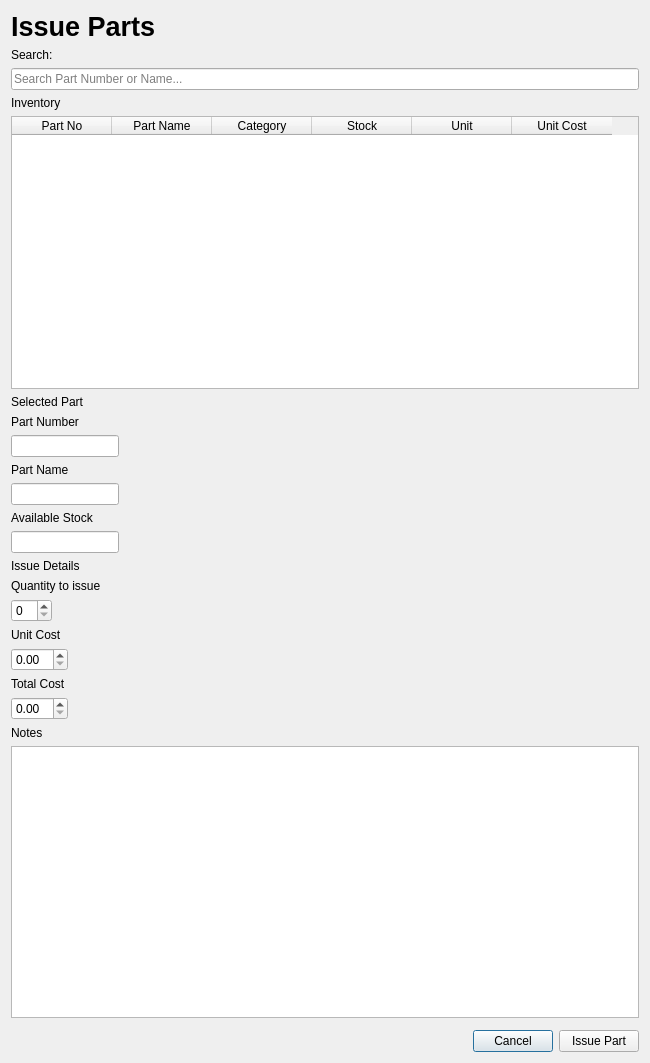
<?xml version="1.0" encoding="UTF-8"?>
<ui version="4.0">
 <class>IssuePartsDialog</class>
 <widget class="QDialog" name="IssuePartsDialog">
  <property name="geometry">
   <rect>
    <x>0</x>
    <y>0</y>
    <width>650</width>
    <height>1063</height>
   </rect>
  </property>
  <property name="windowTitle">
   <string>Issue Parts</string>
  </property>
  <layout class="QVBoxLayout" name="verticalLayout">
   <item>
    <widget class="QLabel" name="lblTitle">
     <property name="font">
      <font>
       <pointsize>20</pointsize>
       <bold>true</bold>
      </font>
     </property>
     <property name="text">
      <string>Issue Parts</string>
     </property>
    </widget>
   </item>
   <item>
    <widget class="QLabel" name="lblSearch">
     <property name="text">
      <string>Search:</string>
     </property>
    </widget>
   </item>
   <item>
    <widget class="QLineEdit" name="txtSearch">
     <property name="placeholderText">
      <string>Search Part Number or Name...</string>
     </property>
    </widget>
   </item>
   <item>
    <widget class="QLabel" name="lblInventory">
     <property name="text">
      <string>Inventory</string>
     </property>
    </widget>
   </item>
   <item>
    <widget class="QTableWidget" name="tblInventory">
     <property name="editTriggers">
      <set>QAbstractItemView::EditTrigger::NoEditTriggers</set>
     </property>
     <property name="alternatingRowColors">
      <bool>true</bool>
     </property>
     <property name="selectionMode">
      <enum>QAbstractItemView::SelectionMode::SingleSelection</enum>
     </property>
     <property name="selectionBehavior">
      <enum>QAbstractItemView::SelectionBehavior::SelectRows</enum>
     </property>
     <property name="sortingEnabled">
      <bool>true</bool>
     </property>
     <column>
      <property name="text">
       <string>Part No</string>
      </property>
     </column>
     <column>
      <property name="text">
       <string>Part Name</string>
      </property>
     </column>
     <column>
      <property name="text">
       <string>Category</string>
      </property>
     </column>
     <column>
      <property name="text">
       <string>Stock</string>
      </property>
     </column>
     <column>
      <property name="text">
       <string>Unit</string>
      </property>
     </column>
     <column>
      <property name="text">
       <string>Unit Cost</string>
      </property>
     </column>
    </widget>
   </item>
   <item>
    <widget class="QLabel" name="lblSelectedPart">
     <property name="text">
      <string>Selected Part</string>
     </property>
    </widget>
   </item>
   <item>
    <layout class="QFormLayout" name="formLayout">
     <item row="0" column="0">
      <widget class="QLabel" name="lblPartNumber">
       <property name="text">
        <string>Part Number</string>
       </property>
      </widget>
     </item>
     <item row="1" column="0">
      <widget class="QLineEdit" name="txtPartNumber">
       <property name="readOnly">
        <bool>true</bool>
       </property>
      </widget>
     </item>
     <item row="2" column="0">
      <widget class="QLabel" name="lblPartName">
       <property name="text">
        <string>Part Name</string>
       </property>
      </widget>
     </item>
     <item row="3" column="0">
      <widget class="QLineEdit" name="txtPartName">
       <property name="readOnly">
        <bool>true</bool>
       </property>
      </widget>
     </item>
     <item row="4" column="0">
      <widget class="QLabel" name="lblAvailableStock">
       <property name="text">
        <string>Available Stock</string>
       </property>
      </widget>
     </item>
     <item row="5" column="0">
      <widget class="QLineEdit" name="txtAvailableStock"/>
     </item>
    </layout>
   </item>
   <item>
    <widget class="QLabel" name="lblIssueDetails">
     <property name="text">
      <string>Issue Details</string>
     </property>
    </widget>
   </item>
   <item>
    <layout class="QFormLayout" name="formLayout_2">
     <item row="0" column="0">
      <widget class="QLabel" name="lblQuantityToIssue">
       <property name="text">
        <string>Quantity to issue</string>
       </property>
      </widget>
     </item>
     <item row="1" column="0">
      <widget class="QSpinBox" name="spnQuantity"/>
     </item>
     <item row="2" column="0">
      <widget class="QLabel" name="lblUnitCost">
       <property name="text">
        <string>Unit Cost</string>
       </property>
      </widget>
     </item>
     <item row="3" column="0">
      <widget class="QDoubleSpinBox" name="dsbUnitCost"/>
     </item>
     <item row="4" column="0">
      <widget class="QLabel" name="lblTotalCost">
       <property name="text">
        <string>Total Cost</string>
       </property>
      </widget>
     </item>
     <item row="5" column="0">
      <widget class="QDoubleSpinBox" name="dsbTotalCost"/>
     </item>
    </layout>
   </item>
   <item>
    <widget class="QLabel" name="lblNotes">
     <property name="text">
      <string>Notes</string>
     </property>
    </widget>
   </item>
   <item>
    <widget class="QTextEdit" name="teNotse"/>
   </item>
   <item>
    <widget class="QDialogButtonBox" name="buttonBox">
     <property name="orientation">
      <enum>Qt::Orientation::Horizontal</enum>
     </property>
     <property name="standardButtons">
      <set>QDialogButtonBox::StandardButton::NoButton</set>
     </property>
    </widget>
   </item>
   <item>
    <layout class="QHBoxLayout" name="horizontalLayout">
     <item>
      <spacer name="horizontalSpacer">
       <property name="orientation">
        <enum>Qt::Orientation::Horizontal</enum>
       </property>
       <property name="sizeHint" stdset="0">
        <size>
         <width>40</width>
         <height>20</height>
        </size>
       </property>
      </spacer>
     </item>
     <item>
      <widget class="QPushButton" name="btnCancel">
       <property name="text">
        <string>Cancel</string>
       </property>
      </widget>
     </item>
     <item>
      <widget class="QPushButton" name="btnIssuePart">
       <property name="text">
        <string>Issue Part</string>
       </property>
      </widget>
     </item>
    </layout>
   </item>
  </layout>
 </widget>
 <resources/>
 <connections>
  <connection>
   <sender>buttonBox</sender>
   <signal>accepted()</signal>
   <receiver>IssuePartsDialog</receiver>
   <slot>accept()</slot>
   <hints>
    <hint type="sourcelabel">
     <x>248</x>
     <y>254</y>
    </hint>
    <hint type="destinationlabel">
     <x>157</x>
     <y>274</y>
    </hint>
   </hints>
  </connection>
  <connection>
   <sender>buttonBox</sender>
   <signal>rejected()</signal>
   <receiver>IssuePartsDialog</receiver>
   <slot>reject()</slot>
   <hints>
    <hint type="sourcelabel">
     <x>316</x>
     <y>260</y>
    </hint>
    <hint type="destinationlabel">
     <x>286</x>
     <y>274</y>
    </hint>
   </hints>
  </connection>
 </connections>
</ui>
